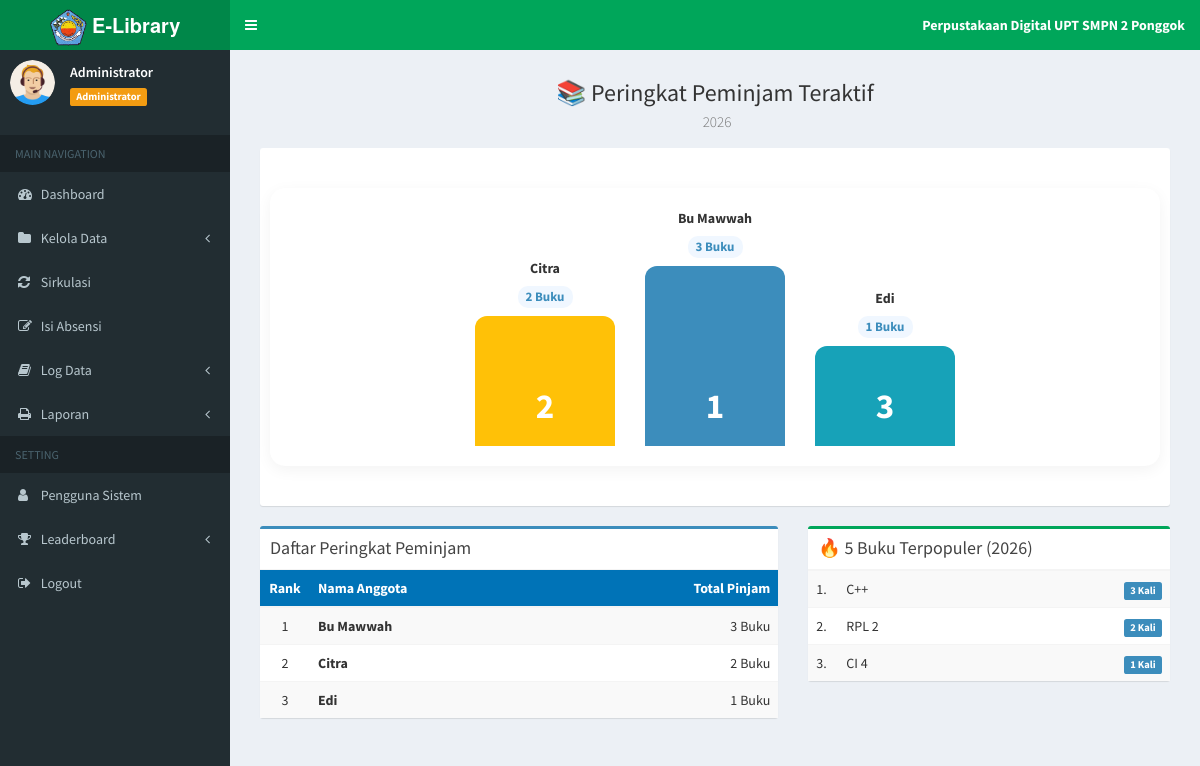
The app's page /?page=leaderboard-peminjaman (signed in) with its own data.
### tables this page shows
CREATE TABLE `tb_anggota` (
  `id_anggota` varchar(10) NOT NULL,
  `nama` varchar(20) NOT NULL,
  `jekel` enum('Laki-laki','Perempuan') NOT NULL,
  `kelas` varchar(50) NOT NULL,
  `no_hp` varchar(15) NOT NULL
);

### admin/leaderboard/peminjaman.php (the view, shortened to what this page needs)
<?php
$year = date('Y');
$sql_top = $koneksi->query("SELECT a.nama, a.id_anggota, COUNT(s.id_anggota) as total
    FROM tb_anggota a
    JOIN tb_sirkulasi s ON a.id_anggota = s.id_anggota
    WHERE YEAR(s.tgl_pinjam) = '$year'
    GROUP BY a.id_anggota
    ORDER BY total DESC LIMIT 10");
$rank = 1;
$data_podium = [];
while($row = $sql_top->fetch_assoc()) {
    $data_podium[$rank++] = $row;
}
$sql_buku = $koneksi->query("SELECT b.judul_buku, COUNT(s.id_buku) as jml_pinjam
    FROM tb_buku b
    JOIN tb_sirkulasi s ON b.id_buku = s.id_buku
    WHERE YEAR(s.tgl_pinjam) = '$year'
    GROUP BY b.id_buku
    ORDER BY jml_pinjam DESC LIMIT 5");
?>
<section class="content-header">
    <h1 style="text-align:center;">📚 Peringkat Peminjam Teraktif <br><small><?= $year ?></small></h1>
</section>
<section class="content">
    <div class="row">
        <div class="col-md-12">
            <div class="box box-widget">
                <div class="box-body">
                    <div class="podium">
                        <div class="podium-item">
                            <div class="podium-name"><?= $data_podium[2]['nama'] ?? '-' ?></div>
                            <div class="podium-points"><?= $data_podium[2]['total'] ?? 0 ?> Buku</div>
                            <div class="step step-2">2</div>
                        </div>
                        <div class="podium-item">
                            <div class="podium-name"><?= $data_podium[1]['nama'] ?? '-' ?></div>
                            <div class="podium-points"><?= $data_podium[1]['total'] ?? 0 ?> Buku</div>
                            <div class="step step-1">1</div>
                        </div>
                        <div class="podium-item">
                            <div class="podium-name"><?= $data_podium[3]['nama'] ?? '-' ?></div>
                            <div class="podium-points"><?= $data_podium[3]['total'] ?? 0 ?> Buku</div>
                            <div class="step step-3">3</div>
                        </div>
                    </div>
                </div>
            </div>
        </div>
        <div class="col-md-7">
            <div class="box box-primary">
                <div class="box-header with-border">
                    <h3 class="box-title">Daftar Peringkat Peminjam</h3>
                </div>
                <div class="box-body no-padding">
                    <table class="table table-striped">
                        <thead>
                            <tr class="bg-blue">
                                <th width="50px" style="text-align:center">Rank</th>
                                <th>Nama Anggota</th>
                                <th style="text-align:right">Total Pinjam</th>
                            </tr>
                        </thead>
                        <tbody>
                            <?php foreach($data_podium as $r => $d) { ?>
                                <tr>
                                    <td align="center"><?= $r ?></td>
                                    <td><b><?= $d['nama'] ?></b></td>
                                    <td align="right"><?= $d['total'] ?> Buku</td>
                                </tr>
                            <?php } ?>
                        </tbody>
                    </table>
                </div>
            </div>
        </div>
        <div class="col-md-5">
            <div class="box box-success">
                <div class="box-header with-border">
                    <h3 class="box-title">🔥 5 Buku Terpopuler (<?= $year ?>)</h3>
                </div>
                <div class="box-body no-padding">
                    <table class="table table-striped">
                        <tbody>
                            <?php
                            $no_buku = 1;
                            while($b = $sql_buku->fetch_assoc()) { ?>
                                <tr>
                                    <td width="30px"><?= $no_buku++ ?>.</td>
                                    <td><?= $b['judul_buku'] ?></td>
                                    <td align="right"><span class="label label-primary"><?= $b['jml_pinjam'] ?> Kali</span></td>
                                </tr>
                            <?php } ?>
                        </tbody>
                    </table>
                </div>
            </div>
        </div>
    </div>
</section>

### admin/leaderboard/peminjaman.php (style rules this page uses)
.podium { display: flex; align-items: flex-end; justify-content: center; margin: 30px 0; padding: 20px; background: #fff; border-radius: 15px; box-shadow: 0 4px 15px rgba(0,0,0,0.05); }
.podium-item { text-align: center; margin: 0 15px; width: 140px; }
.step { color: white; font-weight: bold; font-size: 35px; border-radius: 12px 12px 0 0; display: flex; flex-direction: column; justify-content: flex-end; padding-bottom: 15px; }
.step-1 { height: 180px; background: #3c8dbc; order: 2; }
.step-2 { height: 130px; background: #ffc107; order: 1; }
.step-3 { height: 100px; background: #17a2b8; order: 3; }
.podium-name { font-size: 14px; font-weight: bold; margin-bottom: 8px; color: #333; overflow: hidden; text-overflow: ellipsis; white-space: nowrap; }
.podium-points { font-size: 13px; color: #3c8dbc; font-weight: bold; margin-bottom: 8px; background: #f0f7ff; padding: 2px 8px; border-radius: 10px; display: inline-block; }

### records on screen
tb_anggota: nama "Citra", r "2", total "2"
tb_anggota: nama "Bu Mawwah", r "1", total "3"
tb_anggota: nama "Edi", r "3", total "1"

### other values on screen
$data_nama "Administrator"
$data_level "Administrator"
$data_podium[2]['total'] "2"
$data_podium[1]['total'] "3"
$data_podium[3]['total'] "1"
$b['judul_buku'] "C++"
$b['jml_pinjam'] "3"
$b['judul_buku'] "RPL 2"
$b['jml_pinjam'] "2"
$b['judul_buku'] "CI 4"
$b['jml_pinjam'] "1"
